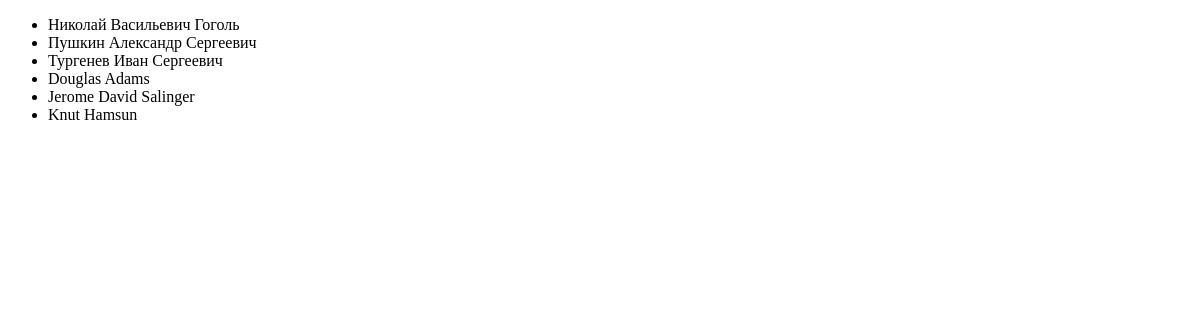
Page /authors on the earlier database version.
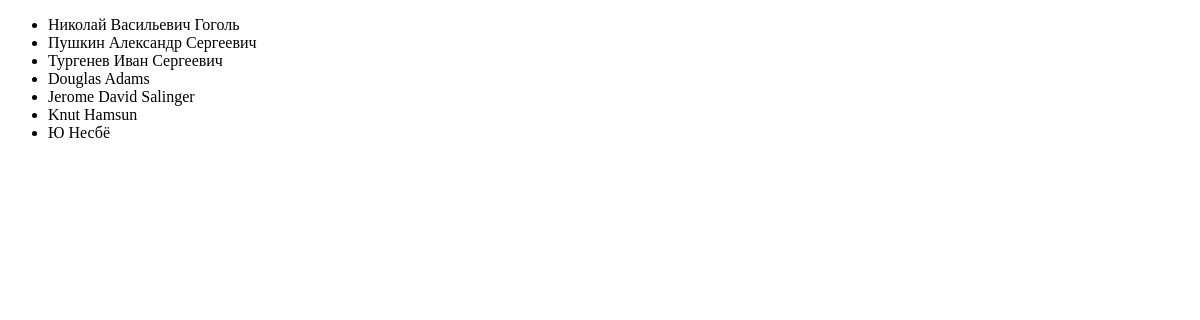
Same page on the later database version.
### p_library/models.py (models this page shows, shortened)
class Author(models.Model):
    full_name = models.TextField(verbose_name=("Имя автора"))
    birth_year = models.SmallIntegerField(verbose_name=("Год рождения"))
    country = models.CharField(max_length=2, verbose_name=("Страна"))

### p_library/views.py (the view)
# urls.py: path('authors', AuthorList.as_view(), name='author_list'),
class AuthorList(ListView):
    model = Author
    template_name = 'authors_list.html'

### p_library/templates/authors_list.html (shortened to what this page needs)
<!DOCTYPE html>
<html lang="en">
    <head>
    </head>
    <body>
        <ul>
            {% for author in object_list %}
                <li>{{ author.full_name }}</li>
            {% endfor %}
        </ul>
    </body>
</html>

Differences in the rows shown:
added Author: full_name "Ю Несбё"
